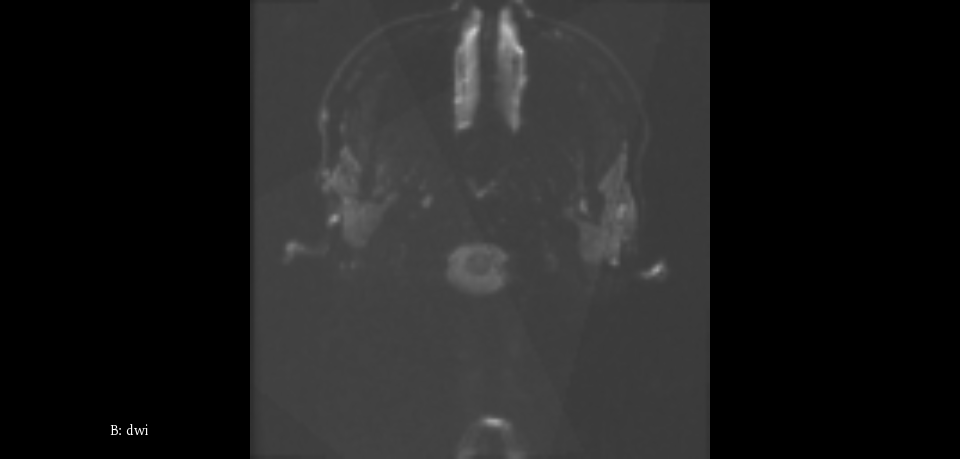
#> input picture data/brain/01.png, 960 x 459 px; its folder holds only this picture in this run
$ python formatBrainData.py
#> lines starting #> are read from the running program, lines starting #| are printed output that depends on the picture
import numpy as np
import cv2
import glob
import math

# these files have been removed for copyright's sake
files = sorted(glob.glob("data/brain/*.png"))


result = []

def createAtlas(volume):
    tiling = int(math.sqrt(len(volume)))
    print("tiling:", tiling)
    print(len(volume))

    resultimg = None

    for x in range(tiling):
        horizontal = None

        for y in range(tiling):
            if horizontal is None:
                horizontal = volume[x * tiling + y]
            else:
                horizontal = np.hstack((horizontal, volume[x * tiling + y]))

        if resultimg is None:
            resultimg = horizontal.copy()
        else:
            resultimg = np.vstack((resultimg, horizontal.copy()))

    return resultimg


def saveToDisk(volume, name):
    # volume = cv2.convertScaleAbs(volume * 255)
    # volume = cv2.cvtColor(volume, cv2.COLOR_GRAY2BGR)
    cv2.imwrite(name + ".png", volume)


for fname in files:
    bslice = cv2.imread(fname)
#> bslice is the input picture: shape (459, 960, 3); min 0, max 255, mean 32
    img = bslice[:, 251:710]
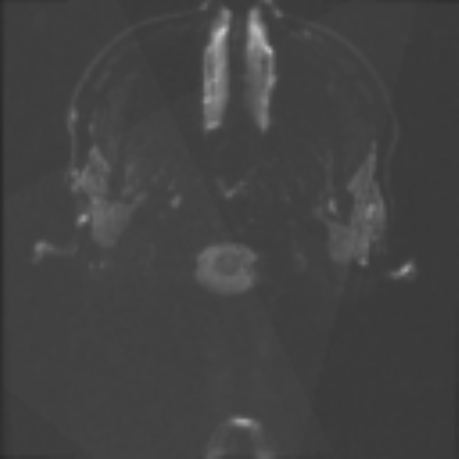
#> img: shape (459, 459, 3); min 43, max 200, mean 66.7
    img = cv2.cvtColor(img, cv2.COLOR_BGR2GRAY)
#> img: shape (459, 459)
    img = cv2.resize(img, (256, 256))
#> img: shape (256, 256)

    # cv2.imshow("i", img)
    # cv2.waitKey(100)

    result.append(img)
    result.append(img)


for n in range(256 - len(result)):
    empty = np.zeros((256, 256))
    result.append(empty)
#> after the loop, result = 256 items


volume = createAtlas(result)
#> in createAtlas, `tiling = int(math.sqrt(len(volume)))`: tiling = 16
#| tiling: 16
#| 256
#> after the loop in createAtlas, `for x in range(tiling):`: horizontal: shape (256, 4096) float64; every value is 0
#> after the loop in createAtlas, `for x in range(tiling):`:
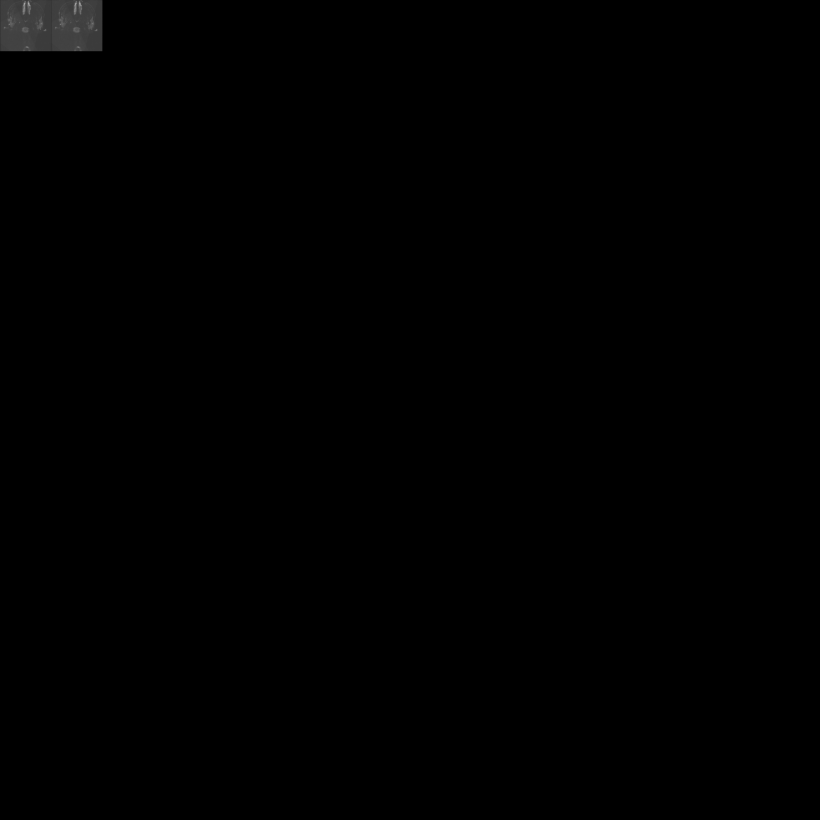
#> resultimg: shape (4096, 4096) float64 (shown at 1/5 size); min 0, max 194, mean 0.5
saveToDisk(volume, "brainatlas")

$ run again, on data/brain/06.png
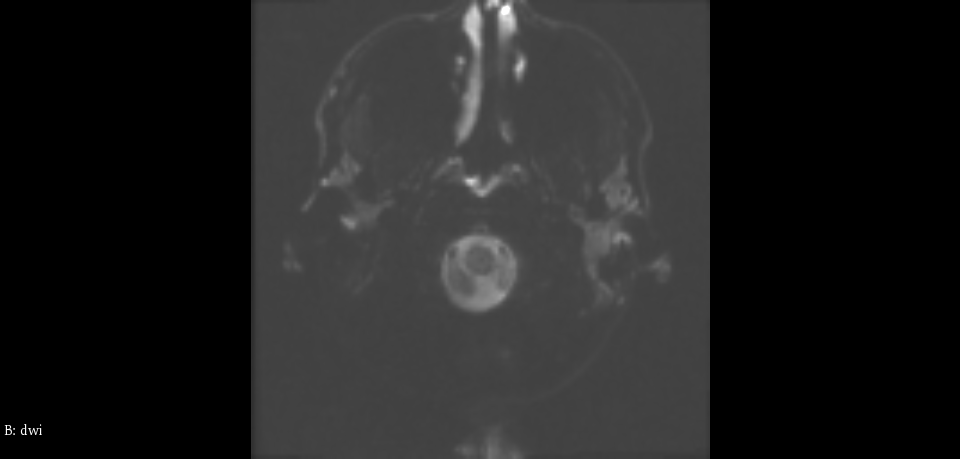
#> input picture data/brain/06.png, 960 x 459 px
#> bslice is the input picture: shape (459, 960, 3); min 0, max 255, mean 33.9
#> `img = bslice[:, 251:710]`:
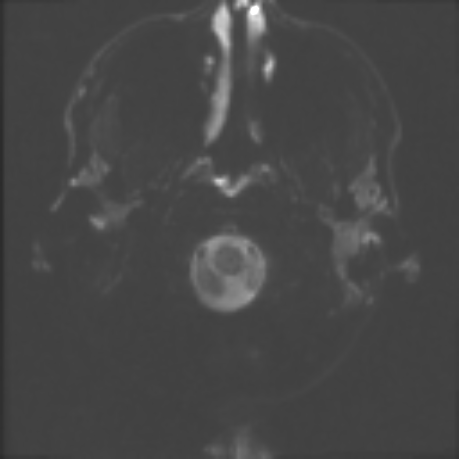
#> img: shape (459, 459, 3); min 43, max 254, mean 70.8
#> after the loop `for n in range(256 - len(result)):`: result = 256 items
#> tiling = 16
#| tiling: 16
#| 256
